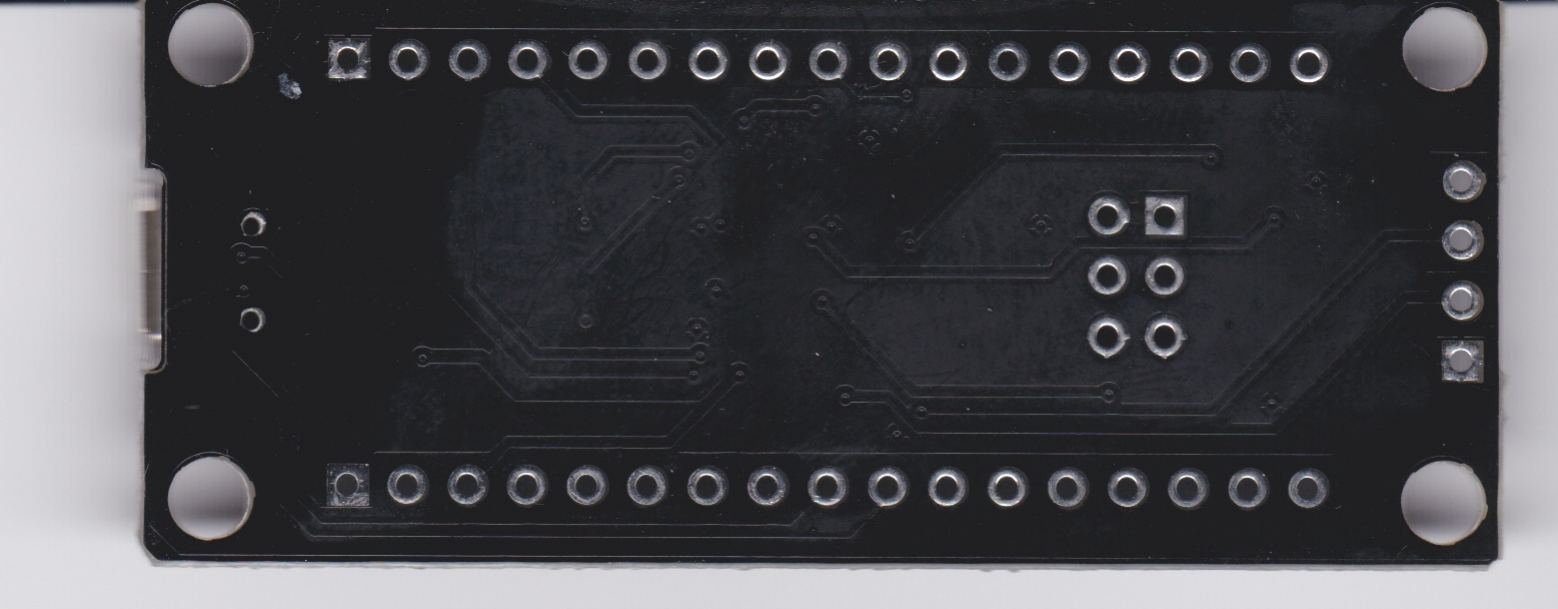
#> input picture doc/black-pill/blackpill.png, 1558 x 609 px, found by its file name
$ python cn_positions.py
#> lines starting #> are read from the running program, lines starting #| are printed output that depends on the picture; long printed decimals are rounded

import csv
import numpy as np

from sklearn.cluster import DBSCAN
from sklearn import metrics
from sklearn.datasets.samples_generator import make_blobs
from sklearn.preprocessing import StandardScaler

import cv2


MM_PER_INCH = 25.4
DPI = 600.0
# resolution in dots per millimeter: the scan was in DPI
MM_PER_PIXEL = MM_PER_INCH/DPI

def extract_holes_from_image():
    image = cv2.imread('doc/black-pill/blackpill.png')
#> image is the input picture: shape (609, 1558, 3); mean B, G, R 78.2, 74.3, 74.5
    output = image.copy()
    gray = cv2.cvtColor(image, cv2.COLOR_BGR2GRAY)
    circles = cv2.HoughCircles(gray, cv2.HOUGH_GRADIENT, 1.2, 50)
#> circles = 17 rows, first 8: [673.8, 275.4, 247.9], [607.8, 294.6, 267.4], [534.6, 264.6, 293.2], [676.2, 219, 319.1], [561, 312.6, 257], [1023, 222.6, 192.1], [613.8, 228.6, 309.5], [209.4, 45, 41.04]
    print(circles)
#| [[[ 673.800   275.400   247.920 ]
#|   [ 607.800   294.6       267.360 ]
#|   [ 534.600   264.6       293.16    ]
#|   [ 676.2       219.000   319.080 ]
#|   [ 561.        312.6       257.04    ]
#|   [1023.000   222.6       192.120 ]
#|   [ 613.800   228.6       309.48    ]
#|   [ 209.400    45.         41.04    ]
#|   [ 942.600   216.6       186.      ]
#|   [1014.600   318.6       165.84    ]
#|   [1443.        502.2        42.600]
#|   [1444.2001     47.4        42.840]
#> (further printed lines are left out)
    return np.array([[x*MM_PER_PIXEL,y*MM_PER_PIXEL] for (x,y,_) in circles[0]])

def read_holes_from_csv():
    holes = []
    sizes = set()
    with open('doc/black-pill/blackpill-cn-positions.csv', 'r') as csvfile:
        reader = csv.reader(csvfile)
        for row in reader:
            (_, x_pixels, y_pixels, r_pixels, _, _, _, _, _) = row
            try:
                coordinates = [float(x_pixels)*MM_PER_PIXEL, float(y_pixels)*MM_PER_PIXEL]
                radius = float(r_pixels)*MM_PER_PIXEL
                # item = (coordinates, radius)
                item = coordinates
                holes.append(item)
            except ValueError:
                pass
    return np.array(holes)

# holes = read_holes_from_csv()


# X = read_holes_from_csv()
X = extract_holes_from_image()
#> X = 17 rows, first 8: [28.52, 11.66], [25.73, 12.47], [22.63, 11.2], [28.63, 9.27], [23.75, 13.23], [43.31, 9.42], [25.98, 9.68], [8.86, 1.91]

db = DBSCAN(eps=0.2, min_samples=1).fit(X)
core_samples_mask = np.zeros_like(db.labels_, dtype=bool)
core_samples_mask[db.core_sample_indices_] = True
labels = db.labels_
#> labels = 17 values from 0 to 16

# Number of clusters in labels, ignoring noise if present.
n_clusters_ = len(set(labels)) - (1 if -1 in labels else 0)
#> n_clusters_ = 17
n_noise_ = list(labels).count(-1)
#> n_noise_ = 0

print('Estimated number of clusters: %d' % n_clusters_)
#| Estimated number of clusters: 17
print('Estimated number of noise points: %d' % n_noise_)
#| Estimated number of noise points: 0
# print("Silhouette Coefficient: %0.3f" % metrics.silhouette_score(X, labels))

# #############################################################################
# Plot result
import matplotlib.pyplot as plt

# Black removed and is used for noise instead.
unique_labels = set(labels)
#> unique_labels = 17 items
colors = [plt.cm.Spectral(each)
          for each in np.linspace(0, 1, len(unique_labels))]
#> colors = 17 items, first 6: (0.62, 0.00392, 0.259, 1), (0.755, 0.154, 0.291, 1), (0.866, 0.29, 0.298, 1), (0.943, 0.406, 0.268, 1), (0.975, 0.557, 0.323, 1), (0.993, 0.709, 0.403, 1)
for k, col in zip(unique_labels, colors):
    if k == -1:
        # Black used for noise.
        col = [0, 0, 0, 1]

    class_member_mask = (labels == k)

    xy = X[class_member_mask & core_samples_mask]
    plt.plot(xy[:, 0], xy[:, 1], 'o', markerfacecolor=tuple(col),
             markeredgecolor='k', markersize=14)

    xy = X[class_member_mask & ~core_samples_mask]
    plt.plot(xy[:, 0], xy[:, 1], 'o', markerfacecolor=tuple(col),
             markeredgecolor='k', markersize=6)
#> this loop made 17 passes

plt.title('Estimated number of clusters: %d' % n_clusters_)
plt.show()
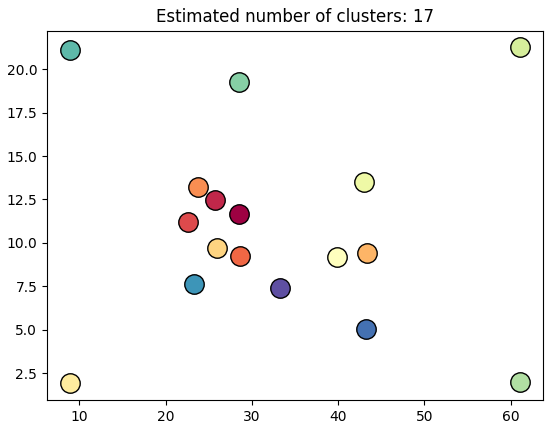
#> figure drawn by matplotlib, 1 panel
